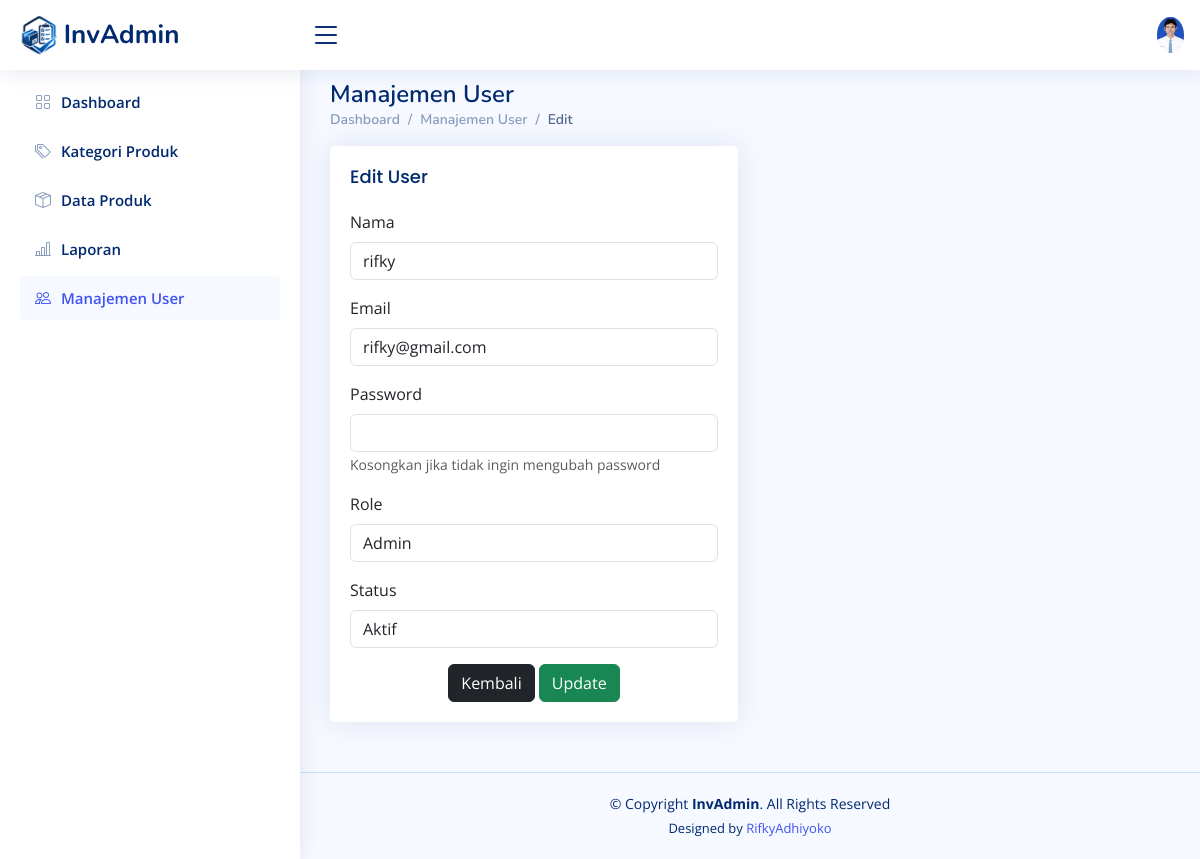
The page /e_user.php?id=5 (signed in) on the database its author committed.
### tables this page shows
CREATE TABLE `users` (
  `id` int(11) NOT NULL,
  `name` varchar(100) DEFAULT NULL,
  `email` varchar(100) DEFAULT NULL,
  `password` varchar(255) DEFAULT NULL,
  `role` enum('admin','staff') DEFAULT 'staff',
  `is_active` tinyint(1) DEFAULT 1,
  `created_at` timestamp NOT NULL DEFAULT current_timestamp()
);

### e_user.php (the view, shortened to what this page needs)
<?php
include 'koneksi.php';
$id = $_GET['id'];
$data = mysqli_query($conn, "SELECT * FROM users WHERE id = '$id'");
$user = mysqli_fetch_array($data);
?>
<!DOCTYPE html>
<html lang="en">
<head>
    <link href="assets/vendor/bootstrap/css/bootstrap.min.css" rel="stylesheet">
    <link href="assets/vendor/bootstrap-icons/bootstrap-icons.css" rel="stylesheet">
    <link href="assets/vendor/boxicons/css/boxicons.min.css" rel="stylesheet">
    <link href="assets/vendor/quill/quill.snow.css" rel="stylesheet">
    <link href="assets/vendor/quill/quill.bubble.css" rel="stylesheet">
    <link href="assets/vendor/remixicon/remixicon.css" rel="stylesheet">
    <link href="assets/vendor/simple-datatables/style.css" rel="stylesheet">
    <link href="assets/css/style.css" rel="stylesheet">
</head>
<body>
  <header id="header" class="header fixed-top d-flex align-items-center">
    <div class="d-flex align-items-center justify-content-between">
      <a href="index.php" class="logo d-flex align-items-center">
        <img src="assets/img/logo.png" alt="">
        <span class="d-none d-lg-block">InvAdmin</span>
      </a>
      <i class="bi bi-list toggle-sidebar-btn"></i>
    </div>
    <nav class="header-nav ms-auto">
      <ul class="d-flex align-items-center">
        <li class="nav-item dropdown pe-3">
          <a class="nav-link nav-profile d-flex align-items-center pe-0" href="#" data-bs-toggle="dropdown">
            <img src="assets/img/profile-img.jpg" alt="Profile" class="rounded-circle">
          </a>
        </li>
      </ul>
    </nav>
  </header>
    <aside id="sidebar" class="sidebar">
        <ul class="sidebar-nav" id="sidebar-nav">
            <li class="nav-item">
                <a class="nav-link collapsed" href="index.php">
                    <i class="bi bi-grid"></i>
                    <span>Dashboard</span>
                </a>
            </li>
            <li class="nav-item">
                <a class="nav-link collapsed" href="kategori_produk.php">
                    <i class="bi bi-tags"></i>
                    <span>Kategori Produk</span>
                </a>
            </li>
            <li class="nav-item">
                <a class="nav-link collapsed" href="produk.php">
                    <i class="bi bi-box-seam"></i>
                    <span>Data Produk</span>
                </a>
            </li>
            <li class="nav-item">
                <a class="nav-link collapsed" href="laporan.php">
                    <i class="bi bi-bar-chart-line"></i>
                    <span>Laporan</span>
                </a>
            </li>
            <li class="nav-item">
                <a class="nav-link " href="users.php">
                    <i class="bi bi-people"></i>
                    <span>Manajemen User</span>
                </a>
            </li>
        </ul>
    </aside>
    <main id="main" class="main">
        <div class="pagetitle">
            <h1>Manajemen User</h1>
            <nav>
                <ol class="breadcrumb">
                    <li class="breadcrumb-item"><a href="index.php">Dashboard</a></li>
                    <li class="breadcrumb-item"><a href="users.php">Manajemen User</a></li>
                    <li class="breadcrumb-item active">Edit</li>
                </ol>
            </nav>
        </div>
        <section class="section">
            <div class="row">
                <div class="col-lg-6">
                    <div class="card">
                        <div class="card-body">
                            <h5 class="card-title">Edit User</h5>
                            <form class="row g-3" method="post">
                                <div class="col-12">
                                    <label for="name" class="form-label">Nama</label>
                                    <input type="text" class="form-control" id="name" name="name" value="<?php echo $user['name'] ?>" required>
                                </div>
                                <div class="col-12">
                                    <label for="email" class="form-label">Email</label>
                                    <input type="email" class="form-control" id="email" name="email" value="<?php echo $user['email'] ?>" required>
                                </div>
                                <div class="col-12">
                                    <label for="password" class="form-label">Password</label>
                                    <input type="password" class="form-control" id="password" name="password">
                                    <small class="text-muted">Kosongkan jika tidak ingin mengubah password</small>
                                </div>
                                <div class="col-12">
                                    <label for="role" class="form-label">Role</label>
                                    <select class="form-control" id="role" name="role" required>
                                        <option value="admin" <?php if ($user['role'] == 'admin') echo 'selected'; ?>>Admin</option>
                                    </select>
                                </div>
                                <div class="col-12">
                                    <label for="is_active" class="form-label">Status</label>
                                    <select class="form-control" id="is_active" name="is_active">
                                        <option value="1" <?php if ($user['is_active'] == 1) echo 'selected'; ?>>Aktif</option>
                                    </select>
                                </div>
                                <div class="text-center">
                                <a href="users.php" class="btn btn-dark">Kembali</a>
                                <button type="submit" class="btn btn-success" name="update">Update</button>
                                </div>
                            </form>
                        </div>
                    </div>
                </div>
            </div>
        </section>
    </main>
  <footer id="footer" class="footer">
    <div class="copyright">
      &copy; Copyright <strong><span>InvAdmin</span></strong>. All Rights Reserved
    </div>
    <div class="credits">
      Designed by <a href="https://www.instagram.com/mchrifkyadhiyoko/">RifkyAdhiyoko</a>
    </div>
  </footer>
</body>
</html>

### assets/css/style.css (style rules this page uses)
:root { scroll-behavior: smooth; }
body { font-family: "Open Sans", sans-serif; background: #f6f9ff; color: #444444; }
a { color: #4154f1; text-decoration: none; }
h1, h2, h3, h4, h5, h6 { font-family: "Nunito", sans-serif; }
#main { margin-top: 60px; padding: 20px 30px; transition: all 0.3s; }
.pagetitle { margin-bottom: 10px; }
.pagetitle h1 { font-size: 24px; margin-bottom: 0; font-weight: 600; color: #012970; }
.card { margin-bottom: 30px; border: none; border-radius: 5px; box-shadow: 0px 0 30px rgba(1, 41, 112, 0.1); }
.card-title { padding: 20px 0 15px 0; font-size: 18px; font-weight: 500; color: #012970; font-family: "Poppins", sans-serif; }
.card-body { padding: 0 20px 20px 20px; }
.breadcrumb { font-size: 14px; font-family: "Nunito", sans-serif; color: #899bbd; font-weight: 600; }
.breadcrumb a { color: #899bbd; transition: 0.3s; }
.breadcrumb .breadcrumb-item::before { color: #899bbd; }
.breadcrumb .active { color: #51678f; font-weight: 600; }
.logo { line-height: 1; }
@media (min-width: 1200px) { .logo { width: 280px; } }
.logo img { max-height: 40px; margin-right: 6px; }
.logo span { font-size: 26px; font-weight: 700; color: #012970; font-family: "Nunito", sans-serif; }
.header { transition: all 0.5s; z-index: 997; height: 70px; box-shadow: 0px 2px 20px rgba(1, 41, 112, 0.1); background-color: #fff; padding-left: 20px; }
.header .toggle-sidebar-btn { font-size: 32px; padding-left: 10px; cursor: pointer; color: #012970; }
.header-nav ul { list-style: none; }
.header-nav>ul { margin: 0; padding: 0; }
.header-nav .nav-profile { color: #012970; }
.header-nav .nav-profile img { max-height: 36px; }
.sidebar { position: fixed; top: 60px; left: 0; bottom: 0; width: 300px; z-index: 996; transition: all 0.3s; padding: 20px; overflow-y: auto; scrollbar-width: thin; scrollbar-color: #aab7cf transparent; box-shadow: 0px 0px 20px rgba(1, 41, 112, 0.1); background-color: #fff; }
@media (min-width: 1200px) { #main, #footer { margin-left: 300px; } }
.sidebar-nav { padding: 0; margin: 0; list-style: none; }
.sidebar-nav li { padding: 0; margin: 0; list-style: none; }
.sidebar-nav .nav-item { margin-bottom: 5px; }
.sidebar-nav .nav-link { display: flex; align-items: center; font-size: 15px; font-weight: 600; color: #4154f1; transition: 0.3; background: #f6f9ff; padding: 10px 15px; border-radius: 4px; }
.sidebar-nav .nav-link i { font-size: 16px; margin-right: 10px; color: #4154f1; }
.sidebar-nav .nav-link.collapsed { color: #012970; background: #fff; }
.sidebar-nav .nav-link.collapsed i { color: #899bbd; }
.footer { padding: 20px 0; font-size: 14px; transition: all 0.3s; border-top: 1px solid #cddfff; }
.footer .copyright { text-align: center; color: #012970; }
.footer .credits { padding-top: 5px; text-align: center; font-size: 13px; color: #012970; }

### rows shown on the page
users: name "rifky", email "rifky@gmail.com", role "Admin", is_active "Aktif"
